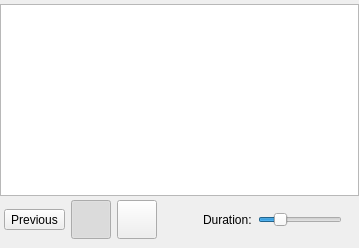
<?xml version="1.0" encoding="UTF-8"?>
<ui version="4.0">
 <class>SlideshowPanel</class>
 <widget class="QWidget" name="SlideshowPanel">
  <layout class="QVBoxLayout" name="verticalLayout">
   <property name="spacing">
    <number>0</number>
   </property>
   <property name="leftMargin">
    <number>0</number>
   </property>
   <property name="topMargin">
    <number>4</number>
   </property>
   <property name="rightMargin">
    <number>0</number>
   </property>
   <property name="bottomMargin">
    <number>0</number>
   </property>
   <item>
    <widget class="ComputerMonitoringWidget" name="monitoringWidget"/>
   </item>
   <item>
    <widget class="QWidget" name="widget" native="true">
     <layout class="QHBoxLayout" name="horizontalLayout">
      <property name="leftMargin">
       <number>4</number>
      </property>
      <property name="topMargin">
       <number>4</number>
      </property>
      <property name="rightMargin">
       <number>4</number>
      </property>
      <item>
       <widget class="QToolButton" name="showPreviousButton">
        <property name="toolTip">
         <string>Previous</string>
        </property>
        <property name="text">
         <string>Previous</string>
        </property>
        <property name="icon">
         <iconset resource="../../core/resources/core.qrc">
          <normaloff>:/core/go-previous.png</normaloff>:/core/go-previous.png</iconset>
        </property>
        <property name="iconSize">
         <size>
          <width>32</width>
          <height>32</height>
         </size>
        </property>
       </widget>
      </item>
      <item>
       <widget class="QToolButton" name="startStopButton">
        <property name="toolTip">
         <string>Start/pause</string>
        </property>
        <property name="icon">
         <iconset resource="../resources/master.qrc">
          <normaloff>:/master/media-playback-start.png</normaloff>
          <normalon>:/master/media-playback-pause.png</normalon>:/master/media-playback-start.png</iconset>
        </property>
        <property name="iconSize">
         <size>
          <width>32</width>
          <height>32</height>
         </size>
        </property>
        <property name="checkable">
         <bool>true</bool>
        </property>
        <property name="checked">
         <bool>true</bool>
        </property>
       </widget>
      </item>
      <item>
       <widget class="QToolButton" name="showNextButton">
        <property name="toolTip">
         <string>Next</string>
        </property>
        <property name="icon">
         <iconset resource="../../core/resources/core.qrc">
          <normaloff>:/core/go-next.png</normaloff>:/core/go-next.png</iconset>
        </property>
        <property name="iconSize">
         <size>
          <width>32</width>
          <height>32</height>
         </size>
        </property>
       </widget>
      </item>
      <item>
       <spacer name="horizontalSpacer">
        <property name="orientation">
         <enum>Qt::Horizontal</enum>
        </property>
        <property name="sizeHint" stdset="0">
         <size>
          <width>40</width>
          <height>20</height>
         </size>
        </property>
       </spacer>
      </item>
      <item>
       <widget class="QLabel" name="label">
        <property name="text">
         <string>Duration:</string>
        </property>
       </widget>
      </item>
      <item>
       <widget class="QSlider" name="durationSlider">
        <property name="minimum">
         <number>1000</number>
        </property>
        <property name="maximum">
         <number>10000</number>
        </property>
        <property name="singleStep">
         <number>1000</number>
        </property>
        <property name="pageStep">
         <number>1000</number>
        </property>
        <property name="value">
         <number>3000</number>
        </property>
        <property name="orientation">
         <enum>Qt::Horizontal</enum>
        </property>
       </widget>
      </item>
      <item>
       <widget class="QLabel" name="durationLabel">
        <property name="text">
         <string/>
        </property>
       </widget>
      </item>
     </layout>
    </widget>
   </item>
  </layout>
 </widget>
 <customwidgets>
  <customwidget>
   <class>ComputerMonitoringWidget</class>
   <extends>QListView</extends>
   <header>ComputerMonitoringWidget.h</header>
   <container>1</container>
  </customwidget>
 </customwidgets>
 <resources>
  <include location="../../core/resources/core.qrc"/>
  <include location="../resources/master.qrc"/>
 </resources>
 <connections/>
</ui>
